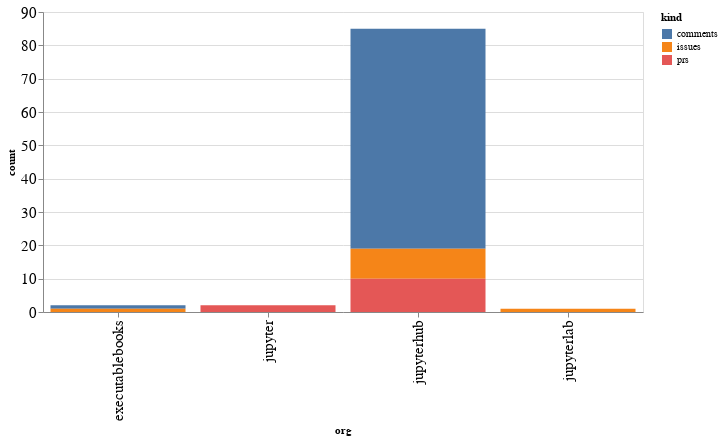

Notebook code cell kept with this figure:
### Code cell
alt.Chart(org_summaries, width=600).mark_bar().encode(
    x='org',
    y='count',
    color='kind',
    tooltip="org"
)

### Figure 1 — Vega-Lite specification as saved in the notebook (floating-point values rounded to 4 significant figures)
{"config": {"axisLeft": {"labelFontSize": 15}, "axisBottom": {"labelFontSize": 15}}, "data": {"name": "data-9cbc9679866bf85e4202ba9764cb7c84"}, "mark": "bar", "encoding": {"color": {"type": "nominal", "field": "kind"}, "tooltip": {"type": "nominal", "field": "org"}, "x": {"type": "nominal", "field": "org"}, "y": {"type": "quantitative", "field": "count"}}, "width": 600, "$schema": "https://vega.github.io/schema/vega-lite/v4.8.1.json", "datasets": {"data-9cbc9679866bf85e4202ba9764cb7c84": [{"org": "executablebooks", "kind": "comments", "count": 1}, {"org": "executablebooks", "kind": "issues", "count": 1}, {"org": "jupyter", "kind": "prs", "count": 2}, {"org": "jupyterhub", "kind": "comments", "count": 66}, {"org": "jupyterhub", "kind": "issues", "count": 9}, {"org": "jupyterhub", "kind": "prs", "count": 10}, {"org": "jupyterlab", "kind": "issues", "count": 1}]}}
